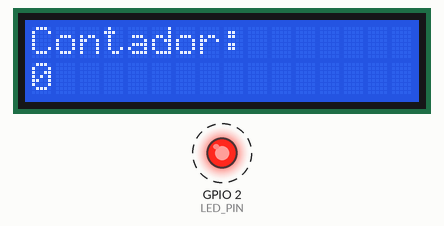
Bench run of a program on a simulated ESP32. Shown: 16×2 character LCD, output pins drawn as LEDs (lit = HIGH). Dashed ring = blinking.

Above: at 0.1 s.
At 9.3 s:
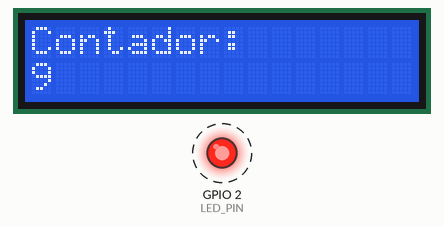
At 19.4 s:
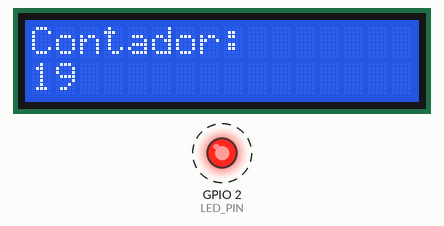
At 39.2 s:
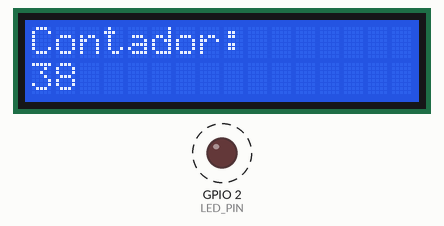
Timing chart, 0 to 40.0 s (numbered marks = the images above):
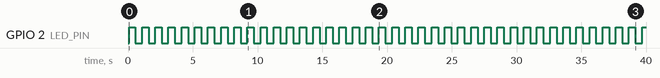

The program:

main.cpp
```cpp
#include <Arduino.h>
#include <Wire.h>
#include <LiquidCrystal_I2C.h>

#define LED_PIN 2
LiquidCrystal_I2C lcd(0x27, 16, 2);

void tareaLED(void *pv) {
  pinMode(LED_PIN, OUTPUT);
  for (;;) {
    digitalWrite(LED_PIN, !digitalRead(LED_PIN));
    vTaskDelay(pdMS_TO_TICKS(500));
  }
}

void tareaLCD(void *pv) {
  int contador = 0;
  for (;;) {
    lcd.setCursor(0, 0);
    lcd.print("Contador:");
    lcd.setCursor(0, 1);
    lcd.print(contador++);
    lcd.print("     ");
    vTaskDelay(pdMS_TO_TICKS(1000));
  }
}

void setup() {
  Serial.begin(115200);
  lcd.init();
  lcd.backlight();
  xTaskCreate(tareaLED, "LED", 2048, NULL, 1, NULL);
  xTaskCreate(tareaLCD, "LCD", 4096, NULL, 1, NULL);
}

void loop() { vTaskDelete(NULL); }
```

Measured:
- by itself, GPIO 2 (LED_PIN): alternates HIGH for 0.50 s and LOW for 0.52 s
- what the display in image 1 shows lasts 1.0 s, from 9.2 s to 10.2 s
